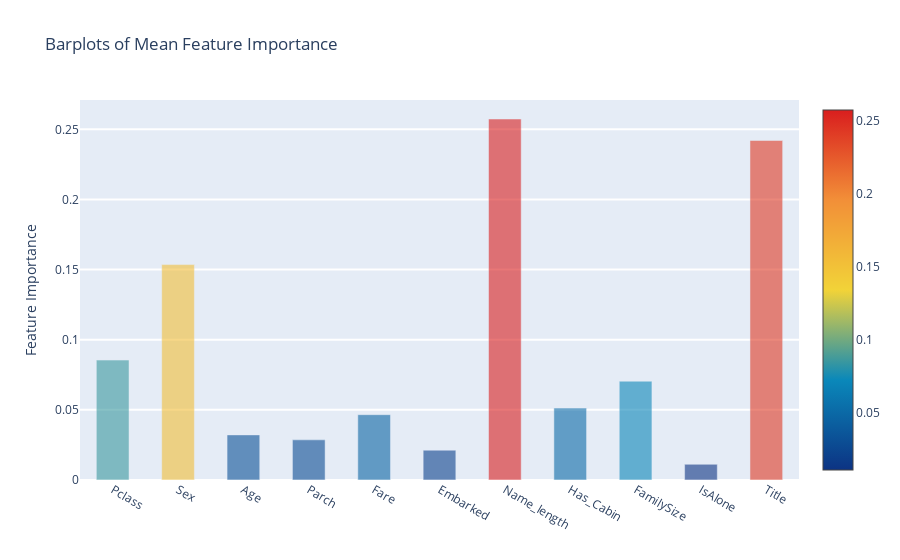

The code cell stored with this chart in its notebook:
### Code cell
y = feature_dataframe['mean'].values
x = feature_dataframe['features'].values
data = [go.Bar(
            x= x,
             y= y,
            width = 0.5,
            marker=dict(
               color = feature_dataframe['mean'].values,
            colorscale='Portland',
            showscale=True,
            reversescale = False
            ),
            opacity=0.6
        )]

layout= go.Layout(
    autosize= True,
    title= 'Barplots of Mean Feature Importance',
    hovermode= 'closest',
#     xaxis= dict(
#         title= 'Pop',
#         ticklen= 5,
#         zeroline= False,
#         gridwidth= 2,
#     ),
    yaxis=dict(
        title= 'Feature Importance',
        ticklen= 5,
        gridwidth= 2
    ),
    showlegend= False
)
fig = go.Figure(data=data, layout=layout)
py.iplot(fig, filename='bar-direct-labels')

### Figure 1 — Plotly figure (JSON) as saved in the notebook; plotly's stock layout.template omitted (floating-point values rounded to 4 significant figures)
{"data": [{"marker": {"color": [0.08549, 0.1536, 0.03216, 0.02864, 0.04657, 0.02126, 0.2574, 0.05126, 0.07043, 0.0112, 0.242], "colorscale": [[0, "rgb(12,51,131)"], [0.25, "rgb(10,136,186)"], [0.5, "rgb(242,211,56)"], [0.75, "rgb(242,143,56)"], [1, "rgb(217,30,30)"]], "reversescale": false, "showscale": true}, "opacity": 0.6, "type": "bar", "width": 0.5, "x": ["Pclass", "Sex", "Age", "Parch", "Fare", "Embarked", "Name_length", "Has_Cabin", "FamilySize", "IsAlone", "Title"], "y": [0.08549, 0.1536, 0.03216, 0.02864, 0.04657, 0.02126, 0.2574, 0.05126, 0.07043, 0.0112, 0.242]}], "layout": {"autosize": true, "hovermode": "closest", "showlegend": false, "title": {"text": "Barplots of Mean Feature Importance"}, "yaxis": {"gridwidth": 2, "ticklen": 5, "title": {"text": "Feature Importance"}}}}
